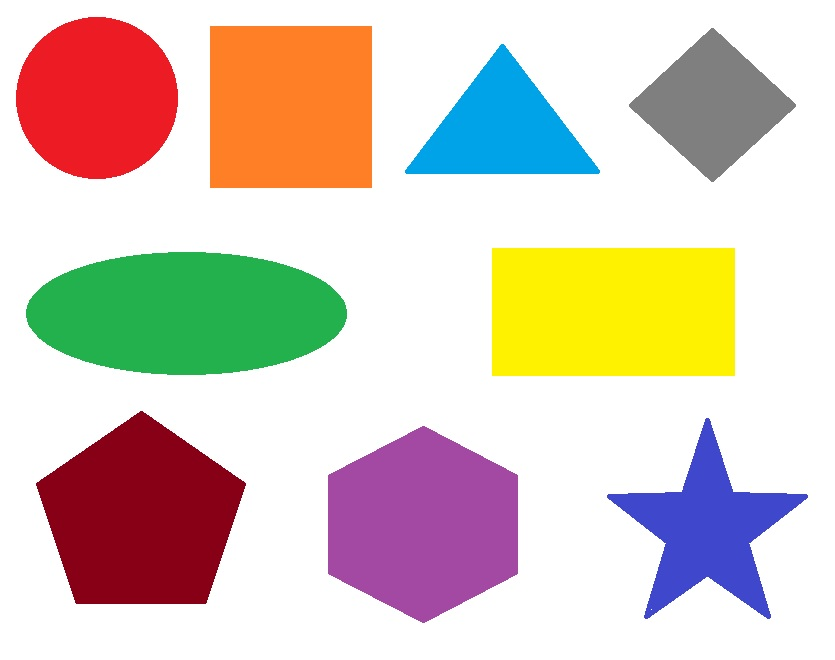
#> input picture Сlassification/contourAnalysis/data/images/figures.jpg, 835 x 660 px
$ python contourAnalysis.py
#> lines starting #> are read from the running program, lines starting #| are printed output that depends on the picture; after the words box and inside, x2 and y2 are one past the last pixel; in counts of white or black regions, pixels touching at a corner belong together
import cv2


def getContours(img, area_range=None):
    # Получение контуров объекта
    contours, hierarchy = cv2.findContours(img, cv2.RETR_EXTERNAL, cv2.CHAIN_APPROX_NONE)

    # Отсечение лишних контуров исходя из их площади
    if area_range:
        new_contours = []
        min_area = area_range[0]
        max_area = area_range[1]

        for cnt in contours:
            area = cv2.contourArea(cnt)
            print(area)
            if min_area <= area <= max_area:
                new_contours.append(cnt)

        contours = new_contours

    return contours


def approxContours(contours, truth=0.01):
    approx_contours = []
    for cnt in contours:
        peri = cv2.arcLength(cnt, True)
        approx = cv2.approxPolyDP(cnt, truth * peri, True)
        approx_contours.append(approx)
    return approx_contours


def contourAnalysis(img, contours, name_figures):
    for cnt in contours:
        # Задаем имя объекта
        num_corners = len(cnt)
        name_object = name_figures.get(num_corners)

        if name_object == None:
            if num_corners > 10:
                name_object = 'Circuit'
            else:
                name_object = 'Unknown'

        # Получаем координаты области объекта
        x, y, w, h = cv2.boundingRect(cnt)
        p1 = (int(round(x)), int(round(y)))
        p2 = (int(round(x + w)), int(round(y + h)))

        # Добавляем дополнительную информацию
        cv2.rectangle(img, p1, p2, (200, 0, 100), 2)
        cv2.putText(img, name_object, (x+5, y+15), cv2.FONT_HERSHEY_COMPLEX, 0.5, (0, 0, 0), 2)


if __name__ == '__main__':
    # Путь к данным
    path = 'data/images/figures.jpg'

    # Загрузка данных
    img = cv2.imread(path)
#> img is the input picture: shape (660, 835, 3); mean B, G, R 190.2, 202.5, 216.5

    # Предобработка данных
    gray = cv2.cvtColor(img, cv2.COLOR_BGR2BGRA)
    blur = cv2.GaussianBlur(gray, (5, 5), 1)
    edges = cv2.Canny(blur, 200, 255)
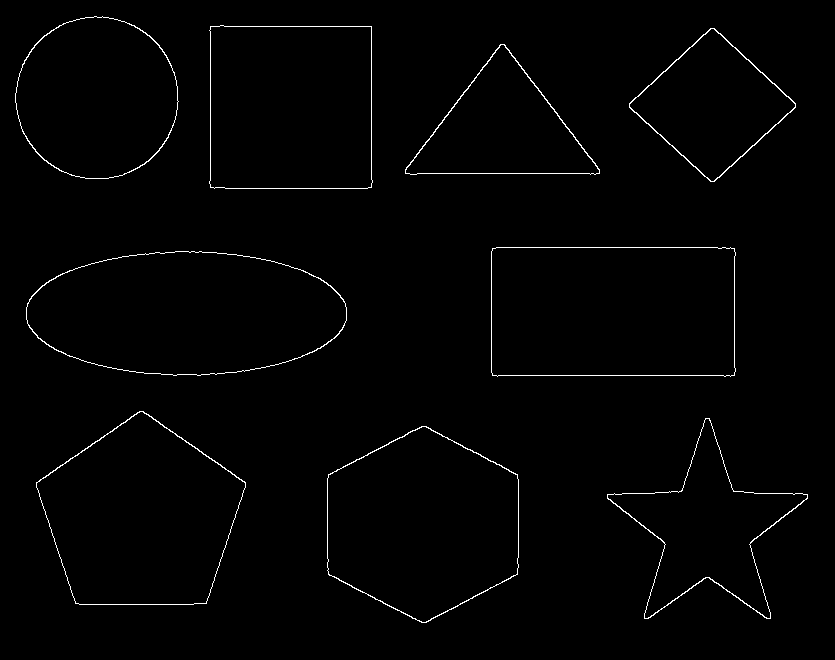
#> edges: shape (660, 835); 1.2% white in thin lines or dots, all inside (x1, y1, x2, y2) = (15, 16, 808, 623)

    # Получение и аппроксимирование контуров объектов
    contours = getContours(edges)
#> in getContours, `contours, hierarchy = cv2.findContours(img, cv2.RETR_EXTERNAL, cv2.CHA..`: contours = 9 contours; largest, box (x1, y1, x2, y2) and area: (26, 251, 347, 376) 31103, (491, 247, 736, 377) 31095, (36, 411, 246, 605) 28351, (327, 426, 519, 623) 28331, (209, 25, 373, 189) 26076
    contours = approxContours(contours)
#> the loop in approxContours, `for cnt in contours:` made 9 passes
#> peri on passes 1, 2, 3, 4, 9: 661.7, 810, 674, 777.8, 539.5
#> (peri, approx) on passes 5 to 8: (745.5, [[492, 248], [492, 375], [734, 375], [734, 248]]), (537.2, [[405, 169], [599, 173], [504, 44]]), (463.4, [[710, 28], [629, 107], [714, 181], [795, 103]]), (649, [[210, 26], [210, 187], [371, 187], [371, 26]])
#> after the loop in approxContours, `for cnt in contours:`: approx_contours = 9 contours; largest, box (x1, y1, x2, y2) and area: (492, 248, 735, 376) 30734, (26, 251, 347, 376) 29396, (327, 426, 519, 623) 27684, (36, 411, 246, 605) 27675, (210, 26, 372, 188) 25921
#> contours has the same summary as approx_contours in approxContours

    # Отрисовываем контур объектов на изображение
    img_contours = img.copy()
    cv2.drawContours(img_contours, contours, -1, (0, 0, 0), 3)
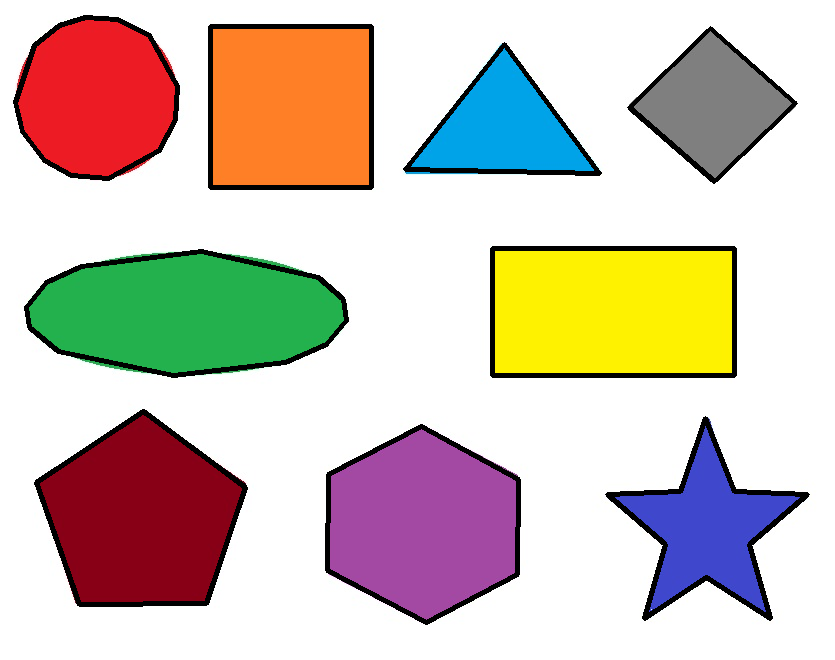
#> img_contours: shape (660, 835, 3); 5.01% of pixels changed, all inside (x1, y1, x2, y2) = (13, 15, 810, 625)

    # Проводим контурный анализ
    res_img = img.copy()
    name_figures = {3: 'Triangle',
                    4: 'Quadrilateral',
                    5: 'Pentagon',
                    6: 'Hexagon'}

    contourAnalysis(res_img, contours, name_figures)
#> the loop in contourAnalysis, `for cnt in contours:` made 9 passes
#> (num_corners, x, y, w, h, p2) on passes 1, 2, 3, 4, 9: (6, 327, 426, 192, 197, (519, 623)), (10, 607, 418, 201, 201, (808, 619)), (5, 36, 411, 210, 194, (246, 605)), (12, 26, 251, 321, 125, (347, 376)), (13, 15, 17, 163, 162, (178, 179))
#> (cnt, num_corners, x, y, w, h, p2) on passes 5 to 8: ([[492, 248], [492, 375], [734, 375], [734, 248]], 4, 492, 248, 243, 128, (735, 376)), ([[405, 169], [599, 173], [504, 44]], 3, 405, 44, 195, 130, (600, 174)), ([[710, 28], [629, 107], [714, 181], [795, 103]], 4, 629, 28, 167, 154, (796, 182)), ([[210, 26], [210, 187], [371, 187], [371, 26]], 4, 210, 26, 162, 162, (372, 188))
#> after the loop in contourAnalysis, `for cnt in contours:`:
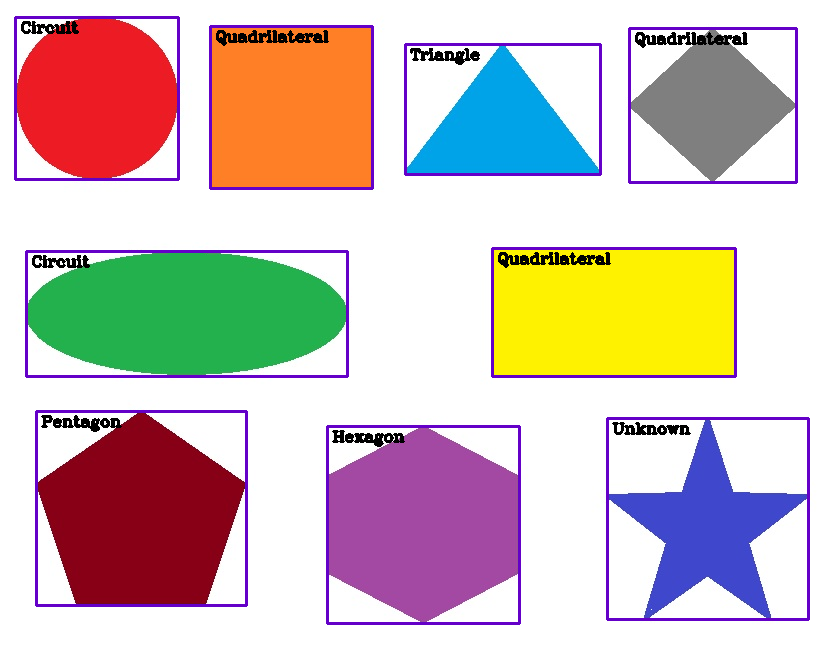
#> img: shape (660, 835, 3); mean B, G, R 187.4, 191.3, 208.4

    # Выводим изображения на экран
    cv2.imshow('image', img)
    cv2.imshow('edges', edges)
    cv2.imshow('contours', img_contours)
    cv2.imshow('result', res_img)
    cv2.waitKey()
